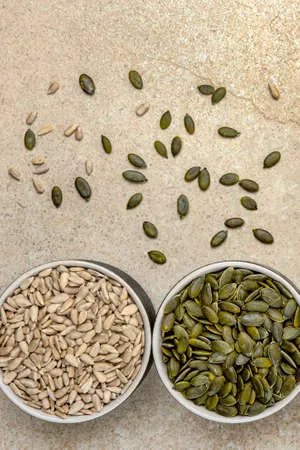
#> input picture semillas2.jpg, 300 x 450 px, found by its file name
$ python prueba.py   (older library calls are emulated)
#> lines starting #> are read from the running program, lines starting #| are printed output that depends on the picture; after the words box and inside, x2 and y2 are one past the last pixel; in counts of white or black regions, pixels touching at a corner belong together
import numpy as np
import matplotlib.pyplot as plt
import cv2

def filtro_espacial(img, tam = 5, sigma = 1.0):
    ax = np.linspace (-(tam-1)/2.,(tam-1)/2., tam)
    gauss = np.exp(-0.5 * np.square(ax)/ np.square (sigma))

    kernel = np.outer(gauss, gauss)

    kernel = kernel/np.sum(kernel)
    return cv2.filter2D(img, -1, kernel)


def transformacion_log(img):
    # Normalización estable
    img_norm = (img - img.min()) / (img.max() - img.min() + 1e-6)
    # s = c * log(1 + r)
    log_transform = np.log1p(img_norm)
    return np.round(log_transform * 255).astype(np.uint8)

def obtener_bordes(img_g):
    # Uso de Sobel con CV_64F para no perder transiciones negativas
    borde_x = cv2.Sobel(img_g, cv2.CV_64F, 1, 0, ksize=3)
    borde_y = cv2.Sobel(img_g, cv2.CV_64F, 0, 1, ksize=3)
    abs_borde_x = cv2.convertScaleAbs(borde_x)
    abs_borde_y = cv2.convertScaleAbs(borde_y)
    return cv2.addWeighted(abs_borde_x, 0.5, abs_borde_y, 0.5, 0)

def umbralizacion(img_filtrada):
   valor_umbral, img_binaria = cv2.threshold(img_filtrada, 0, 255, cv2.THRESH_BINARY_INV + cv2.THRESH_OTSU)
   kernel_um = np.ones((5,5), np.uint8)
   limpia = cv2. morphologyEx (img_binaria, cv2.MORPH_OPEN, kernel_um)
   relleno = cv2.morphologyEx(limpia, cv2.MORPH_CLOSE, kernel_um)
   return relleno, valor_umbral

def conteo(img_binaria, img_original):
    estadisticas = cv2.connectedComponentsWithStats(img_binaria, 8, cv2.CV_32S)
    num_lab, lab, stats, centros = estadisticas
    img_resultado = cv2.cvtColor(img_original, cv2.COLOR_GRAY2BGR) # Para dibujar en color
    cont_act = 0
    for i in range(1, num_lab):
        area = stats[i, cv2.CC_STAT_AREA]
        x, y, w, h = stats[i, cv2.CC_STAT_LEFT], stats[i, cv2.CC_STAT_TOP], stats[i, cv2.CC_STAT_WIDTH], stats[i, cv2.CC_STAT_HEIGHT]

        # UMBRAL DE ÁREA: Si el objeto es menor a 800 píxeles, es ruido/madera
        # Ajusta este valor (800) dependiendo de qué tan cerca esté la cámara
        if area > 800:
            cont_act += 1
            cv2.rectangle(img_resultado, (x, y), (x + w, y + h), (0, 255, 0), 2)
            cv2.putText(img_resultado, f"#{cont_act}", (x, y-10), cv2.FONT_HERSHEY_SIMPLEX, 0.5, (0, 255, 0), 2)

    return cont_act, img_resultado

#%% EJECUCIÓN
ruta = "C:/Users/Daniela/OneDrive/Documentos/8 SEMESTRE/VISION ROBOTICA/PROYECTO 2/semillas2.jpg"
img = cv2.imread(ruta)
#> img is the input picture: shape (450, 300, 3); mean B, G, R 138.4, 166.2, 182

if img is not None:
    img_g = cv2.cvtColor(img, cv2.COLOR_BGR2GRAY)
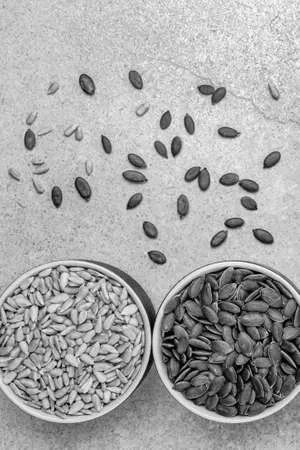
#> img_g: shape (450, 300); min 0, max 255, mean 167.7
    img_log = transformacion_log(img_g)
#> in transformacion_log, `log_transform = np.log1p(img_norm)`:
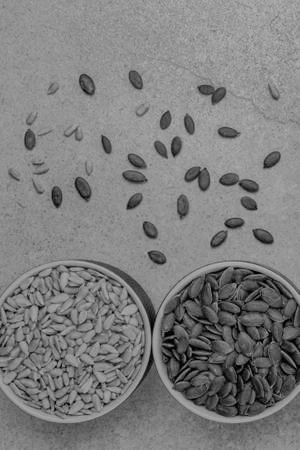
#> log_transform: shape (450, 300) float64; min 0, max 0.693, mean 0.497

    # 3. FILTRO DE MEDIANA (Ajuste a tam=3 para nitidez máxima)
    img_filtrada = filtro_espacial(img_log, tam = 5, sigma = 0.3 )

   # 4. SEGMENTACIÓN
    binaria, val_u = umbralizacion(img_filtrada)
#> in umbralizacion, `valor_umbral, img_binaria = cv2.threshold(img_filtrada, 0, 255, cv2.TH..`:
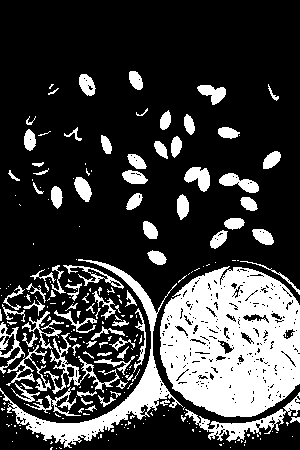
#> img_binaria: shape (450, 300); 24.5% white; 257 white regions (174 under 20 px), largest, box (x1, y1, x2, y2) and area: (160, 266, 300, 417) 15744, (0, 259, 183, 448) 4085, (185, 392, 300, 442) 1241
#> in umbralizacion, `valor_umbral, img_binaria = cv2.threshold(img_filtrada, 0, 255, cv2.TH..`: valor_umbral = 109
#> in umbralizacion, `limpia = cv2. morphologyEx (img_binaria, cv2.MORPH_OPEN, kernel_um)`:
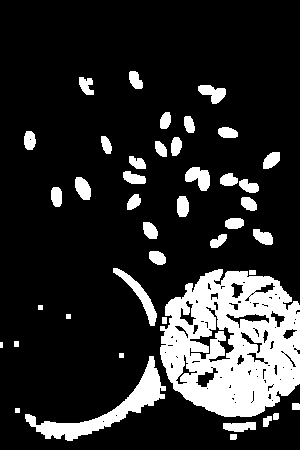
#> limpia: shape (450, 300); 17.2% white; 42 white regions (1 under 20 px), largest, box (x1, y1, x2, y2) and area: (160, 269, 300, 417) 14414, (25, 356, 166, 441) 2502, (113, 268, 157, 326) 581
#> in umbralizacion, `relleno = cv2.morphologyEx(limpia, cv2.MORPH_CLOSE, kernel_um)`:
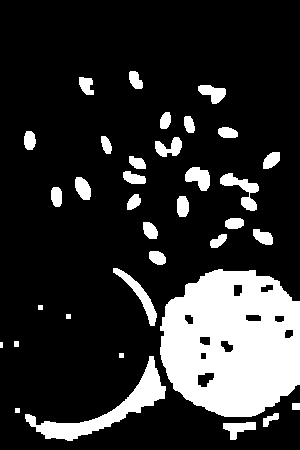
#> relleno: shape (450, 300); 18.5% white; 35 white regions (1 under 20 px), largest, box (x1, y1, x2, y2) and area: (160, 269, 300, 417) 16082, (25, 356, 166, 441) 2557, (113, 268, 157, 326) 581
#> val_u = 109

    # 5. CONTEO Y DIBUJO
    piezas_fin, img_final = conteo(binaria, img_g)
#> in conteo, `num_lab, lab, stats, centros = estadisticas`:
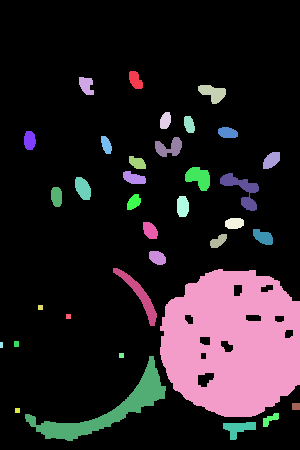
#> lab: shape (450, 300) int32; 36 distinct labels, from 0 to 35; one colour per label, 0 black
#> in conteo, `num_lab, lab, stats, centros = estadisticas`: num_lab = 36; stats = 36 rows, first 6: [0, 0, 300, 450, 109995], [129, 71, 14, 18, 181], [79, 77, 15, 18, 197], [198, 85, 28, 19, 321], [160, 112, 11, 17, 152], [184, 116, 11, 17, 148]; centros = 36 pairs, first value 1 to 295.5, second value 79.74 to 427.9
#> the loop in conteo, `for i in range(1, num_lab):` made 35 passes
#> (area, x, y, w, h) on passes 1 to 12: (181, 129, 71, 14, 18), (197, 79, 77, 15, 18), (321, 198, 85, 28, 19), (152, 160, 112, 11, 17), (148, 184, 116, 11, 17), (180, 218, 127, 20, 11), (188, 24, 131, 12, 19), (141, 101, 136, 11, 18), (324, 155, 137, 27, 20), (210, 263, 152, 17, 17), (161, 129, 156, 17, 13), (397, 185, 167, 25, 24)
#> after the loop in conteo, `for i in range(1, num_lab):`:
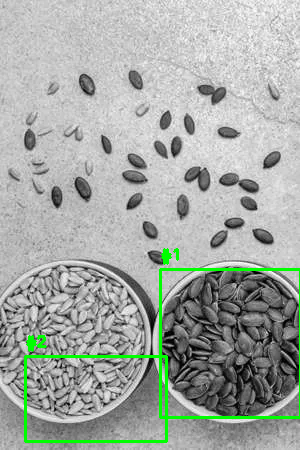
#> img_resultado: shape (450, 300, 3); mean B, G, R 164.2, 170, 164.2
#> after the loop in conteo, `for i in range(1, num_lab):`: cont_act = 2
#> piezas_fin = 2

    print(f"Piezas detectadas: {piezas_fin}")
#| Piezas detectadas: 2

    # Visualización completa para el reporte
    plt.figure(figsize=(15, 10))
    plt.subplot(2, 3, 1), plt.imshow(img_g, cmap='gray'), plt.title("1. Original")
    plt.subplot(2, 3, 2), plt.imshow(img_log, cmap='gray'), plt.title("2. Logarítmica")
    plt.subplot(2, 3, 3), plt.imshow(img_filtrada, cmap='gray'), plt.title("3. Filtro Gaussiano")
    plt.subplot(2, 3, 4), plt.imshow(binaria, cmap='gray'), plt.title("4. Umbralización Otsu")
    plt.subplot(2, 3, 5), plt.imshow(cv2.cvtColor(img_final, cv2.COLOR_BGR2RGB)), plt.title(f"5. Detección Final: {piezas_fin}")

    plt.tight_layout()
    plt.show()

$ run again, with semillas1.jpg copied over semillas2.jpg
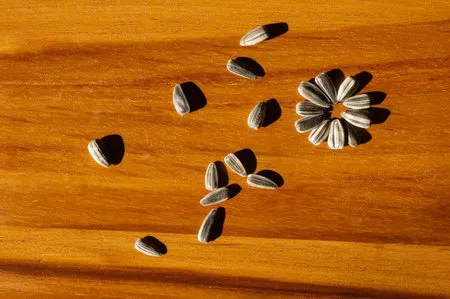
#> input picture semillas1.jpg, 450 x 299 px, found by its file name
#> img is the input picture: shape (299, 450, 3); mean B, G, R 13.5, 96.3, 177
#> in umbralizacion, `valor_umbral, img_binaria = cv2.threshold(img_filtrada, 0, 255, cv2.TH..`:
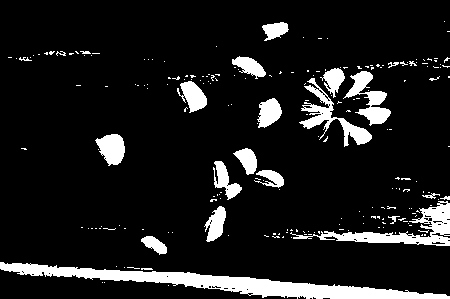
#> img_binaria: shape (299, 450); 11% white; 212 white regions (188 under 20 px), largest, box (x1, y1, x2, y2) and area: (0, 262, 450, 299) 5056, (290, 201, 450, 246) 1882, (299, 78, 372, 147) 1219
#> valor_umbral = 69
#> limpia: shape (299, 450); 9.1% white; 21 white regions, largest, box (x1, y1, x2, y2) and area: (0, 262, 450, 299) 4861, (338, 232, 439, 245) 807, (97, 134, 125, 165) 633
#> relleno: shape (299, 450); 9.3% white; 18 white regions, largest, box (x1, y1, x2, y2) and area: (0, 262, 450, 299) 4982, (338, 203, 450, 246) 1520, (97, 134, 125, 165) 633
#> lab: shape (299, 450) int32; 19 distinct labels, from 0 to 18
#> num_lab = 19; stats = 19 rows, first 6: [0, 0, 450, 299, 122025], [263, 23, 25, 16, 302], [233, 57, 32, 20, 379], [324, 69, 20, 21, 315], [349, 71, 23, 25, 335], [181, 82, 26, 29, 506]; centros = 19 rows, first 8: [220.4, 143.5], [275.1, 29.46], [249.4, 65.66], [334, 78.01], [359.9, 82.11], [193.5, 95.66], [375.6, 108], [322, 97]
#> the loop in conteo, `for i in range(1, num_lab):` made 18 passes
#> (area, x, y, w, h) on passes 1 to 8: (302, 263, 23, 25, 16), (379, 233, 57, 32, 20), (315, 324, 69, 20, 21), (335, 349, 71, 23, 25), (506, 181, 82, 26, 29), (617, 359, 91, 31, 33), (25, 320, 95, 5, 5), (466, 260, 99, 21, 28)
#> after the loop in conteo, `for i in range(1, num_lab):`:
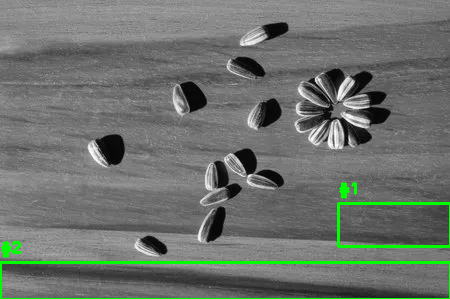
#> img_resultado: shape (299, 450, 3); mean B, G, R 108.5, 114.3, 108.5
#> after the loop in conteo, `for i in range(1, num_lab):`: cont_act = 2
#| Piezas detectadas: 2
